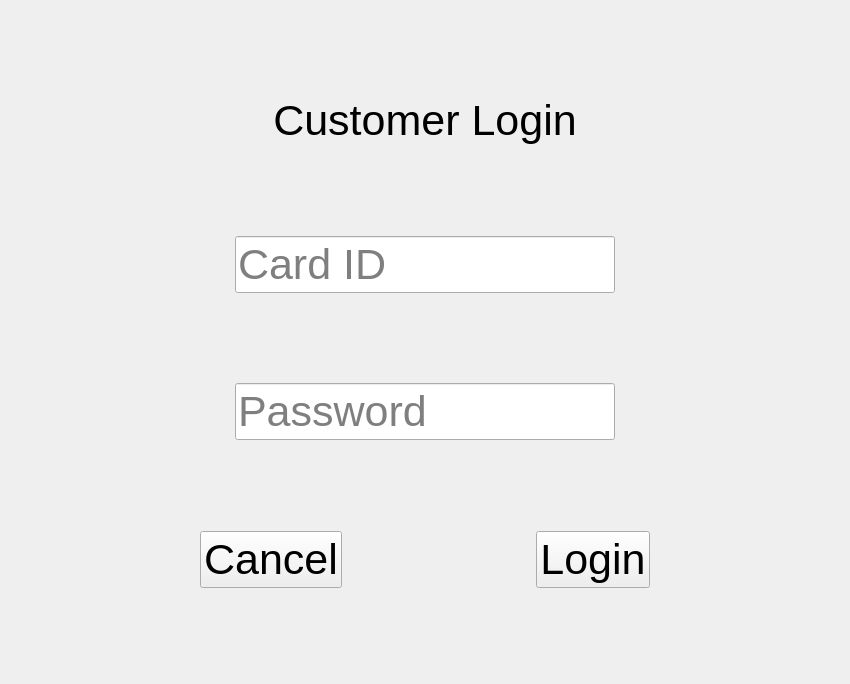
<?xml version="1.0" encoding="UTF-8"?>
<ui version="4.0">
 <class>Login</class>
 <widget class="QWidget" name="Login">
  <property name="geometry">
   <rect>
    <x>0</x>
    <y>0</y>
    <width>850</width>
    <height>684</height>
   </rect>
  </property>
  <property name="windowTitle">
   <string>Form</string>
  </property>
  <layout class="QVBoxLayout" name="verticalLayout">
   <item>
    <spacer name="verticalSpacer_5">
     <property name="orientation">
      <enum>Qt::Vertical</enum>
     </property>
     <property name="sizeHint" stdset="0">
      <size>
       <width>20</width>
       <height>40</height>
      </size>
     </property>
    </spacer>
   </item>
   <item>
    <widget class="QLabel" name="labelTop">
     <property name="font">
      <font>
       <pointsize>32</pointsize>
      </font>
     </property>
     <property name="text">
      <string>Customer Login</string>
     </property>
     <property name="alignment">
      <set>Qt::AlignCenter</set>
     </property>
    </widget>
   </item>
   <item>
    <spacer name="verticalSpacer_4">
     <property name="orientation">
      <enum>Qt::Vertical</enum>
     </property>
     <property name="sizeHint" stdset="0">
      <size>
       <width>20</width>
       <height>40</height>
      </size>
     </property>
    </spacer>
   </item>
   <item alignment="Qt::AlignHCenter">
    <widget class="QLineEdit" name="lineCardID">
     <property name="enabled">
      <bool>true</bool>
     </property>
     <property name="sizePolicy">
      <sizepolicy hsizetype="Maximum" vsizetype="Fixed">
       <horstretch>0</horstretch>
       <verstretch>0</verstretch>
      </sizepolicy>
     </property>
     <property name="minimumSize">
      <size>
       <width>0</width>
       <height>0</height>
      </size>
     </property>
     <property name="font">
      <font>
       <pointsize>32</pointsize>
      </font>
     </property>
     <property name="alignment">
      <set>Qt::AlignLeading|Qt::AlignLeft|Qt::AlignVCenter</set>
     </property>
     <property name="placeholderText">
      <string>Card ID</string>
     </property>
    </widget>
   </item>
   <item>
    <spacer name="verticalSpacer_3">
     <property name="orientation">
      <enum>Qt::Vertical</enum>
     </property>
     <property name="sizeHint" stdset="0">
      <size>
       <width>20</width>
       <height>40</height>
      </size>
     </property>
    </spacer>
   </item>
   <item alignment="Qt::AlignHCenter">
    <widget class="QLineEdit" name="linePassword">
     <property name="sizePolicy">
      <sizepolicy hsizetype="Maximum" vsizetype="Fixed">
       <horstretch>0</horstretch>
       <verstretch>0</verstretch>
      </sizepolicy>
     </property>
     <property name="minimumSize">
      <size>
       <width>0</width>
       <height>0</height>
      </size>
     </property>
     <property name="font">
      <font>
       <pointsize>32</pointsize>
      </font>
     </property>
     <property name="echoMode">
      <enum>QLineEdit::Password</enum>
     </property>
     <property name="placeholderText">
      <string>Password</string>
     </property>
    </widget>
   </item>
   <item>
    <spacer name="verticalSpacer_2">
     <property name="orientation">
      <enum>Qt::Vertical</enum>
     </property>
     <property name="sizeHint" stdset="0">
      <size>
       <width>20</width>
       <height>40</height>
      </size>
     </property>
    </spacer>
   </item>
   <item>
    <layout class="QHBoxLayout" name="horizontalLayout">
     <item>
      <spacer name="horizontalSpacer_2">
       <property name="orientation">
        <enum>Qt::Horizontal</enum>
       </property>
       <property name="sizeHint" stdset="0">
        <size>
         <width>40</width>
         <height>20</height>
        </size>
       </property>
      </spacer>
     </item>
     <item>
      <widget class="QPushButton" name="btnCancel">
       <property name="font">
        <font>
         <pointsize>32</pointsize>
        </font>
       </property>
       <property name="text">
        <string>Cancel</string>
       </property>
      </widget>
     </item>
     <item>
      <spacer name="horizontalSpacer">
       <property name="orientation">
        <enum>Qt::Horizontal</enum>
       </property>
       <property name="sizeHint" stdset="0">
        <size>
         <width>40</width>
         <height>20</height>
        </size>
       </property>
      </spacer>
     </item>
     <item>
      <widget class="QPushButton" name="btnLogin">
       <property name="font">
        <font>
         <pointsize>32</pointsize>
        </font>
       </property>
       <property name="text">
        <string>Login</string>
       </property>
      </widget>
     </item>
     <item>
      <spacer name="horizontalSpacer_3">
       <property name="orientation">
        <enum>Qt::Horizontal</enum>
       </property>
       <property name="sizeHint" stdset="0">
        <size>
         <width>40</width>
         <height>20</height>
        </size>
       </property>
      </spacer>
     </item>
    </layout>
   </item>
   <item>
    <spacer name="verticalSpacer">
     <property name="orientation">
      <enum>Qt::Vertical</enum>
     </property>
     <property name="sizeHint" stdset="0">
      <size>
       <width>20</width>
       <height>40</height>
      </size>
     </property>
    </spacer>
   </item>
  </layout>
 </widget>
 <resources/>
 <connections/>
</ui>
